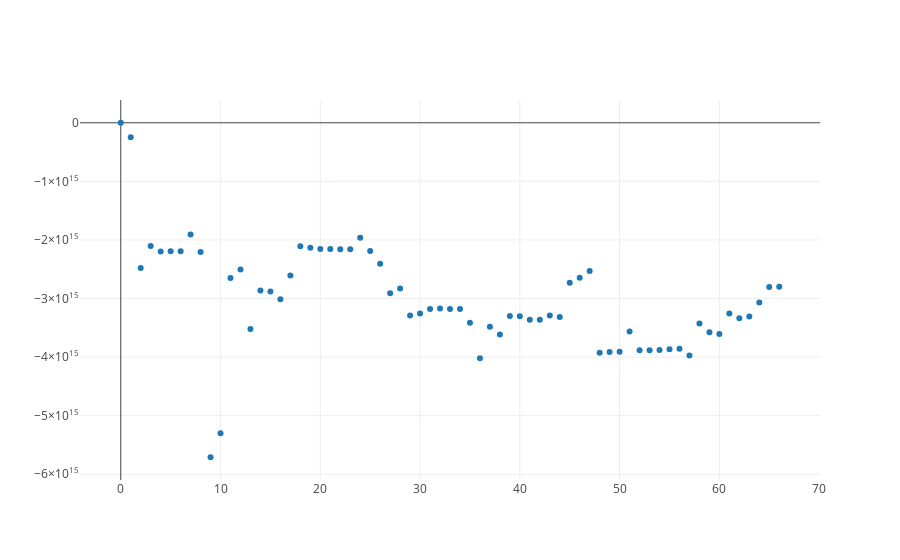

Here is the notebook cell this chart was saved with:
### Code cell
from graph import trace_values, plot
score_trace = trace_values(x_value_range_nooutliers[-68:], grid_scores_nooutliers[-68:])
plot([score_trace])
